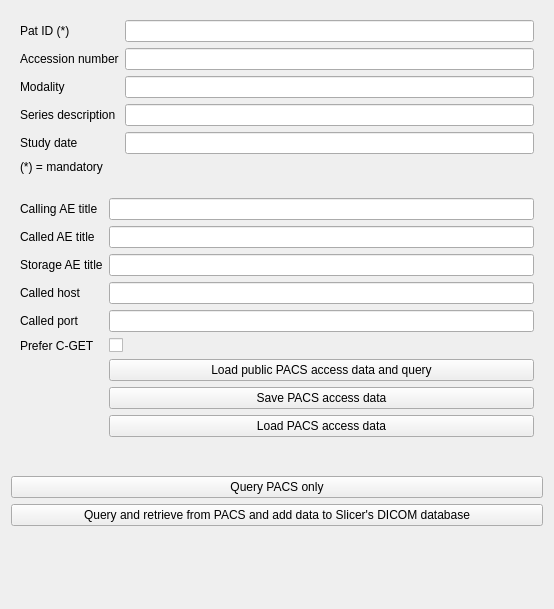
<?xml version="1.0" encoding="UTF-8"?>
<ui version="4.0">
 <class>SlicerStudyCockpit</class>
 <widget class="qMRMLWidget" name="SlicerStudyCockpit">
  <property name="geometry">
   <rect>
    <x>0</x>
    <y>0</y>
    <width>554</width>
    <height>609</height>
   </rect>
  </property>
  <layout class="QVBoxLayout" name="verticalLayout">
   <item>
    <widget class="ctkCollapsibleButton" name="inputsCollapsibleButton" native="true">
     <property name="enabled">
      <bool>true</bool>
     </property>
     <property name="text" stdset="0">
      <string>Query</string>
     </property>
     <layout class="QFormLayout" name="formLayout_2">
      <item row="1" column="0">
       <widget class="QLabel" name="label">
        <property name="text">
         <string>Pat ID (*)</string>
        </property>
       </widget>
      </item>
      <item row="1" column="1">
       <widget class="QLineEdit" name="patientIDLineEdit"/>
      </item>
      <item row="2" column="0">
       <widget class="QLabel" name="label_4">
        <property name="text">
         <string>Accession number</string>
        </property>
       </widget>
      </item>
      <item row="2" column="1">
       <widget class="QLineEdit" name="accessionNumberLineEdit"/>
      </item>
      <item row="3" column="0">
       <widget class="QLabel" name="label_5">
        <property name="text">
         <string>Modality</string>
        </property>
       </widget>
      </item>
      <item row="3" column="1">
       <widget class="QLineEdit" name="modalityLineEdit"/>
      </item>
      <item row="5" column="0">
       <widget class="QLabel" name="label_6">
        <property name="text">
         <string>Series description</string>
        </property>
       </widget>
      </item>
      <item row="5" column="1">
       <widget class="QLineEdit" name="seriesDescriptionLineEdit"/>
      </item>
      <item row="6" column="0">
       <widget class="QLabel" name="label_3">
        <property name="text">
         <string>Study date</string>
        </property>
       </widget>
      </item>
      <item row="6" column="1">
       <widget class="QLineEdit" name="studyDateLineEdit">
        <property name="toolTip">
         <string>Date of examination (Format: yyyymmdd)</string>
        </property>
       </widget>
      </item>
      <item row="7" column="0">
       <widget class="QLabel" name="label_2">
        <property name="text">
         <string>(*) = mandatory</string>
        </property>
       </widget>
      </item>
     </layout>
    </widget>
   </item>
   <item>
    <widget class="ctkCollapsibleButton" name="outputsCollapsibleButton" native="true">
     <property name="text" stdset="0">
      <string>PACS communication settings</string>
     </property>
     <layout class="QFormLayout" name="formLayout_4">
      <item row="0" column="1">
       <widget class="QLineEdit" name="callingAETitleLineEdit"/>
      </item>
      <item row="1" column="0">
       <widget class="QLabel" name="label_8">
        <property name="text">
         <string>Called AE title</string>
        </property>
       </widget>
      </item>
      <item row="1" column="1">
       <widget class="QLineEdit" name="calledAETitleLineEdit"/>
      </item>
      <item row="0" column="0">
       <widget class="QLabel" name="label_7">
        <property name="text">
         <string>Calling AE title</string>
        </property>
       </widget>
      </item>
      <item row="2" column="0">
       <widget class="QLabel" name="label_9">
        <property name="text">
         <string>Storage AE title</string>
        </property>
       </widget>
      </item>
      <item row="3" column="0">
       <widget class="QLabel" name="label_10">
        <property name="text">
         <string>Called host</string>
        </property>
       </widget>
      </item>
      <item row="4" column="0">
       <widget class="QLabel" name="label_11">
        <property name="text">
         <string>Called port</string>
        </property>
       </widget>
      </item>
      <item row="2" column="1">
       <widget class="QLineEdit" name="storageAETitleLineEdit"/>
      </item>
      <item row="3" column="1">
       <widget class="QLineEdit" name="calledHostLineEdit"/>
      </item>
      <item row="4" column="1">
       <widget class="QLineEdit" name="calledPortLineEdit"/>
      </item>
      <item row="6" column="1">
       <widget class="QPushButton" name="loadDemoPACSAccessDataButton">
        <property name="text">
         <string>Load public PACS access data and query</string>
        </property>
       </widget>
      </item>
      <item row="7" column="1">
       <widget class="QPushButton" name="savePACSAccessDataButton">
        <property name="text">
         <string>Save PACS access data</string>
        </property>
       </widget>
      </item>
      <item row="8" column="1">
       <widget class="QPushButton" name="loadPACSAccessDataButton">
        <property name="text">
         <string>Load PACS access data</string>
        </property>
       </widget>
      </item>
      <item row="5" column="1">
       <widget class="QCheckBox" name="preferCGETCheckBox">
        <property name="text">
         <string/>
        </property>
       </widget>
      </item>
      <item row="5" column="0">
       <widget class="QLabel" name="label_12">
        <property name="text">
         <string>Prefer C-GET</string>
        </property>
       </widget>
      </item>
     </layout>
    </widget>
   </item>
   <item>
    <widget class="ctkCollapsibleButton" name="advancedCollapsibleButton" native="true">
     <property name="text" stdset="0">
      <string>Advanced</string>
     </property>
     <property name="collapsed" stdset="0">
      <bool>false</bool>
     </property>
     <layout class="QFormLayout" name="formLayout_3"/>
    </widget>
   </item>
   <item>
    <widget class="QPushButton" name="queryButton">
     <property name="toolTip">
      <string>You need to open the python console to see the results</string>
     </property>
     <property name="text">
      <string>Query PACS only</string>
     </property>
    </widget>
   </item>
   <item>
    <widget class="QPushButton" name="applyButton">
     <property name="enabled">
      <bool>true</bool>
     </property>
     <property name="toolTip">
      <string>Run the algorithm.</string>
     </property>
     <property name="text">
      <string>Query and retrieve from PACS and add data to Slicer's DICOM database</string>
     </property>
    </widget>
   </item>
   <item>
    <spacer name="verticalSpacer">
     <property name="orientation">
      <enum>Qt::Vertical</enum>
     </property>
     <property name="sizeHint" stdset="0">
      <size>
       <width>20</width>
       <height>40</height>
      </size>
     </property>
    </spacer>
   </item>
  </layout>
 </widget>
 <customwidgets>
  <customwidget>
   <class>ctkCollapsibleButton</class>
   <extends>QWidget</extends>
   <header>ctkCollapsibleButton.h</header>
   <container>1</container>
  </customwidget>
  <customwidget>
   <class>qMRMLWidget</class>
   <extends>QWidget</extends>
   <header>qMRMLWidget.h</header>
   <container>1</container>
  </customwidget>
 </customwidgets>
 <resources/>
 <connections/>
</ui>
